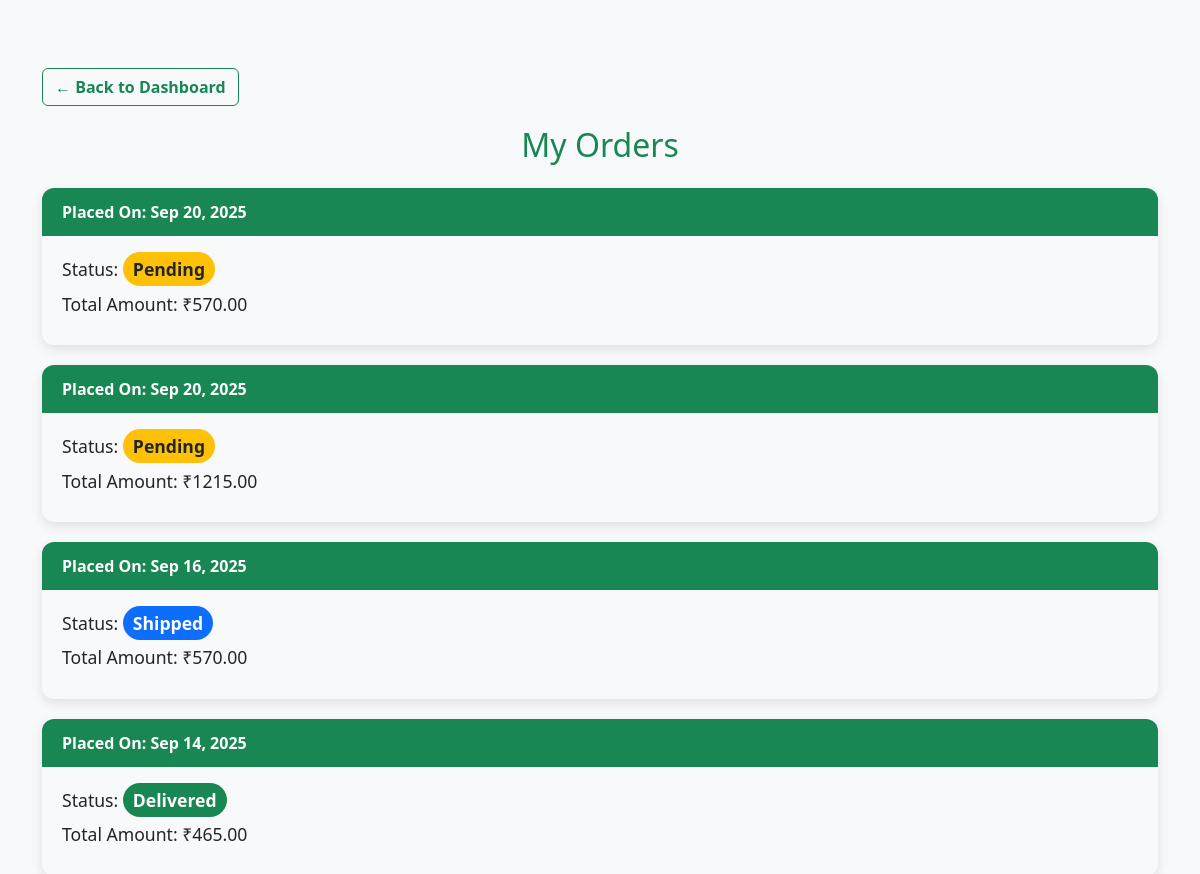
Page /orders/ (signed in) on the earlier database version.
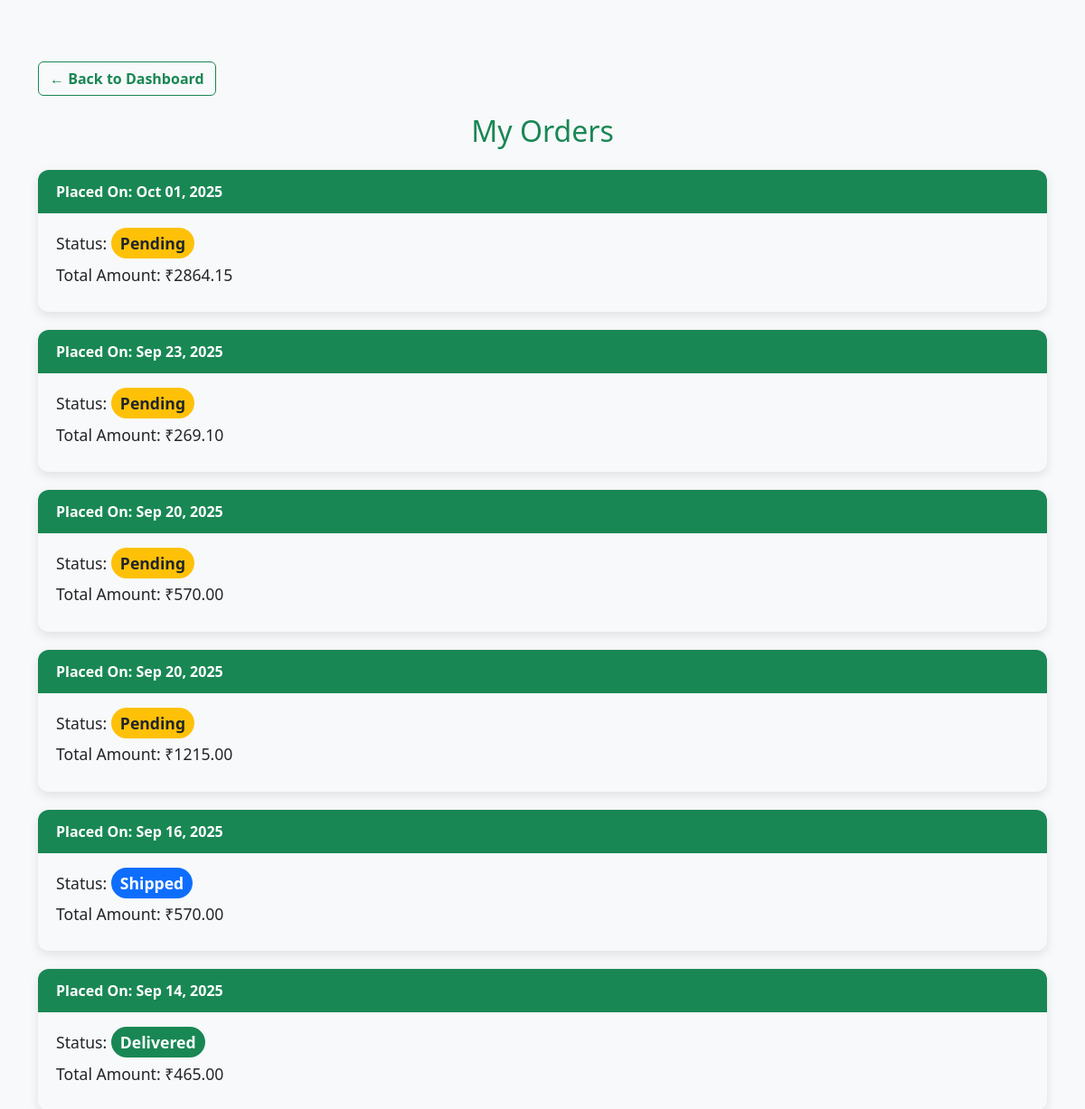
Same page on the later database version.
### greenpharma/models.py (models this page shows, shortened)
class Order(models.Model):
    customer = models.ForeignKey(CustomerProfile, on_delete=models.CASCADE, related_name="orders")
    created_at = models.DateTimeField(auto_now_add=True)
    status = models.CharField(
        max_length=20,
        choices=[("Pending", "Pending"), ("Shipped", "Shipped"), ("Delivered", "Delivered")],
        default="Pending",
    )
    def total_amount(self):
        return sum(item.total_price() for item in self.items.all())

class OrderItem(models.Model):
    order = models.ForeignKey(Order, on_delete=models.CASCADE, related_name="items")
    product = models.ForeignKey(Product, on_delete=models.SET_NULL, null=True)
    quantity = models.PositiveIntegerField(default=1)
    price_at_purchase = models.DecimalField(max_digits=10, decimal_places=2)
    def total_price(self):
        return self.price_at_purchase * self.quantity

### greenpharma/views.py (the view)
# urls.py: path('orders/', views.order_history, name='order_history'),
@login_required
def order_history(request):
    customer = CustomerProfile.objects.get(user=request.user)
    orders = Order.objects.filter(customer=customer).order_by('-created_at')
    return render(request, 'greenpharma/order_history.html', {'orders': orders})

### greenpharma/templates/greenpharma/order_history.html (shortened to what this page needs)
<!DOCTYPE html>
<html lang="en">
<head>
    <link href="https://cdn.jsdelivr.net/npm/bootstrap@5.3.0/dist/css/bootstrap.min.css" rel="stylesheet" />
</head>
<body>
    <div class="container mt-5 mb-5">
        <a href="{% url 'customer_dashboard' %}" class="btn btn-outline-success back-link">← Back to Dashboard</a>
        <h2 class="mb-4 text-center text-success">My Orders</h2>
        {% if orders %}
            {% for order in orders %}
                <div class="order-card">
                    <div class="order-header">
                        Placed On: {{ order.created_at|date:"M d, Y" }}
                    </div>
                    <div class="order-body">
                        <div class="order-detail">
                            Status:
                            <span class="status-badge status-{{ order.status }}">
                                {{ order.status }}
                            </span>
                        </div>
                        <div class="order-detail">
                            Total Amount: ₹{{ order.total_amount|floatformat:2 }}
                        </div>
                    </div>
                </div>
            {% endfor %}
        {% else %}
            <p class="text-center fs-5">You have no orders yet.</p>
        {% endif %}
    </div>
</body>
</html>

Differences in the rows shown:
added Order: created_at "Oct 01, 2025", status "Pending", total_amount "2864.15"
added Order: created_at "Sep 23, 2025", status "Pending", total_amount "269.10"
